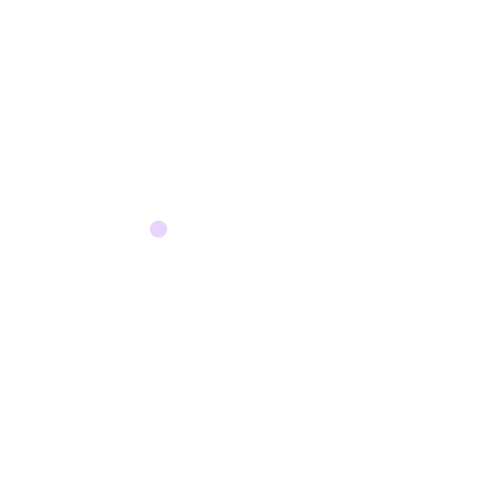
Frame 1 (no input)
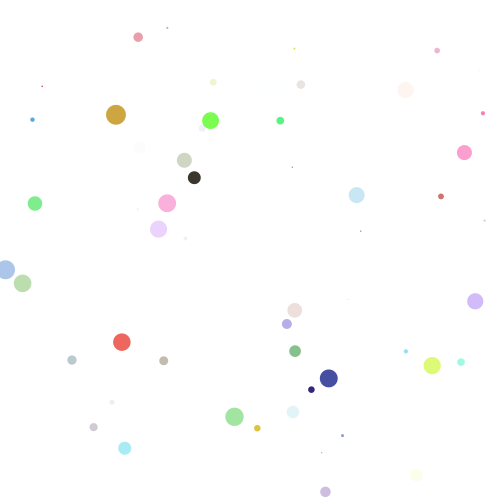
Frame 60 (the mouse pressed at the canvas centre just before this capture)
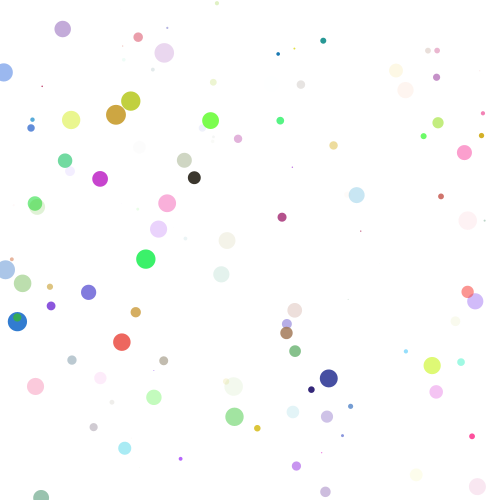
Frame 120 (the mouse held since frame 60 and released just before this capture)

The Processing sketch that drew these frames (run headless with seeded random() and noise(); from frame 60 on, the mouse is pressed at the canvas centre):

// Processing sketch: RandomCircles
// ── RandomCircles.pde
/*
Draws circles at random positions of random colors and sizes
*/

// will hold circle's rgb color and alpha channel values
float r, g, b, a;
// will hold circle's diameter and x,y coordinates
float diam, x, y;

void setup() {
  // initialize basic window conditions
  size(500, 500);
  frameRate(60);
  noCursor();
  noStroke();
  
  // background will  be drawn one time
  background(255);
}

void draw() {
  // get random color and alpha
  r = random(255);
  g = random(255);
  b = random(255);
  a = random(255);
  
  // get random diameter and coordinates
  diam = random(20);
  x = random(width);
  y = random(height);
  
  fill(r, g, b, a);
  ellipse(x, y, diam, diam);
}
